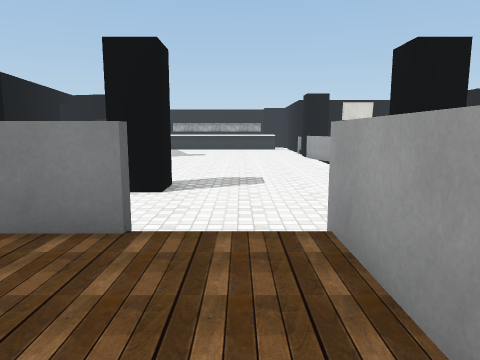
view 1 (above)

22 first-person views from a walk through a 3-D level made in the Unity game engine. The camera is 1.3 m above the floor, tilts 8° down and sees 70° across. The floor is counted in squares, 1 m on a side. Each view is taken from the middle of a square. On the plan, view 1 faces up. The plan holds only what a view shows up to about 15 squares ahead; the rest is blank. The place goes on beyond the plan. The player character is not drawn. Some surface patterns are stand-ins.

view 2
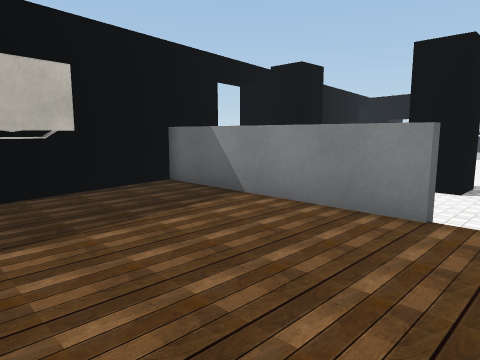

view 3
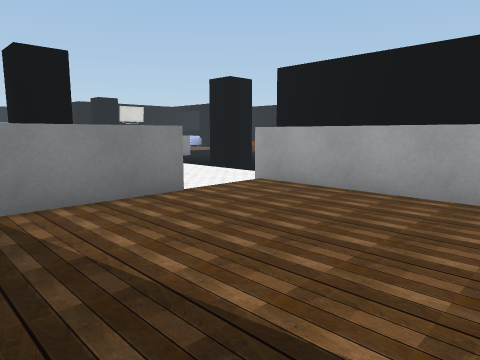

view 4
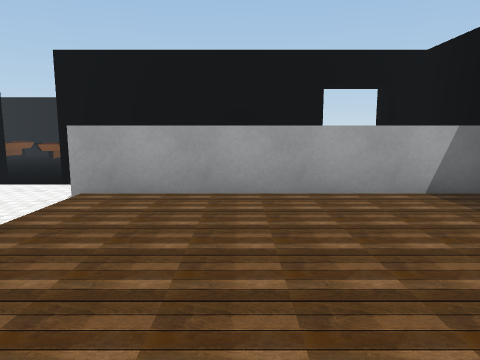

view 5
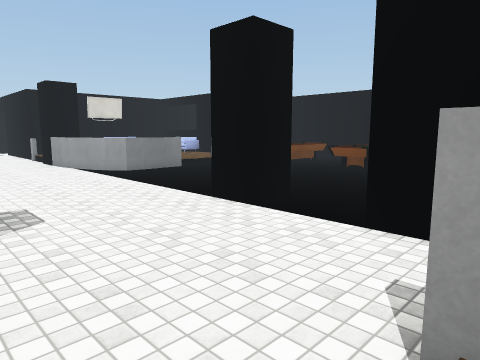

view 6
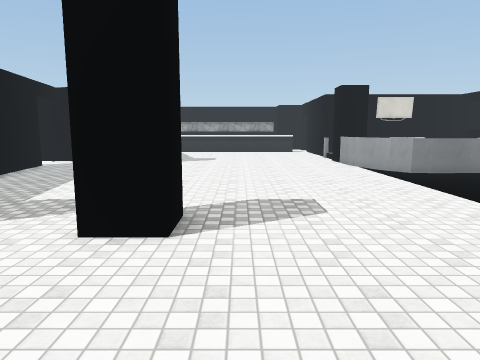

view 7
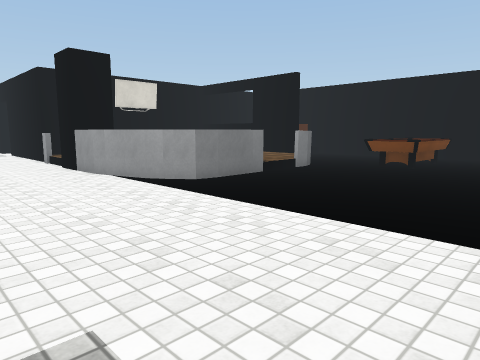

view 8
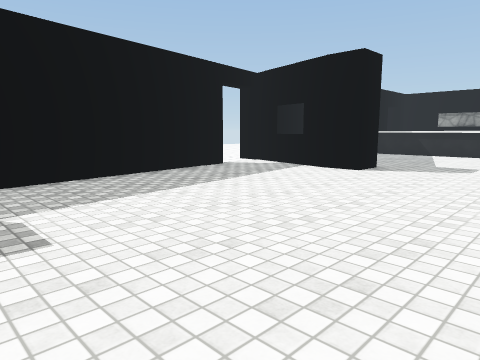

view 9
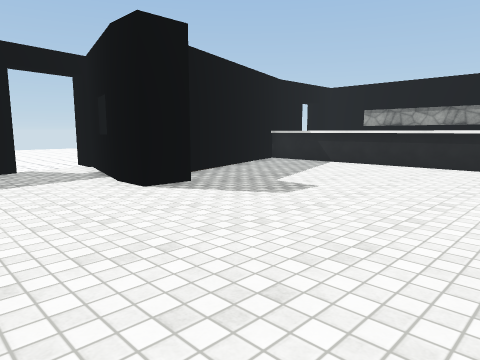

view 10
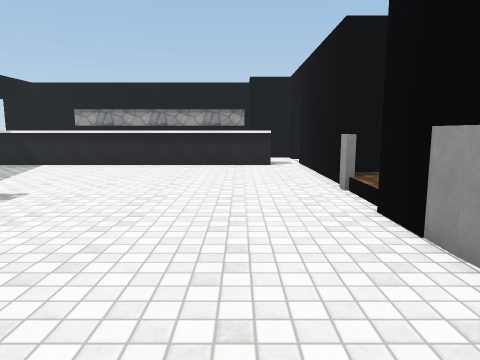

view 11
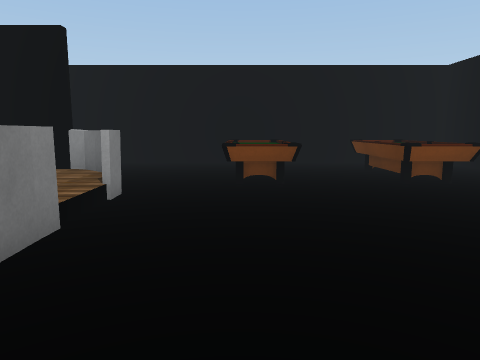

view 12
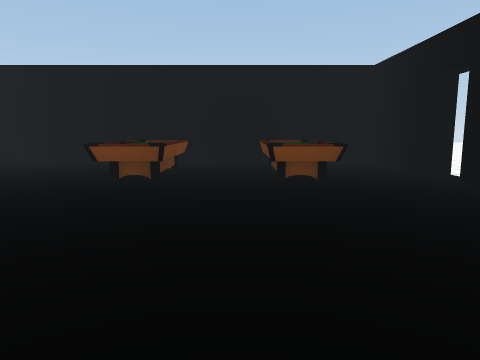

view 13
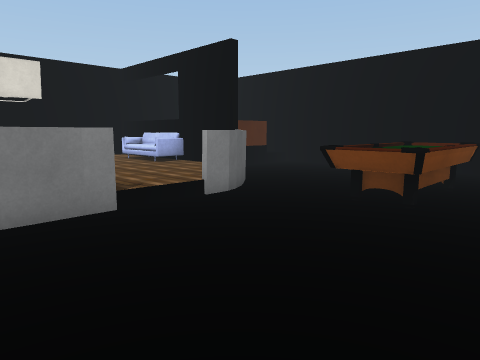

view 14
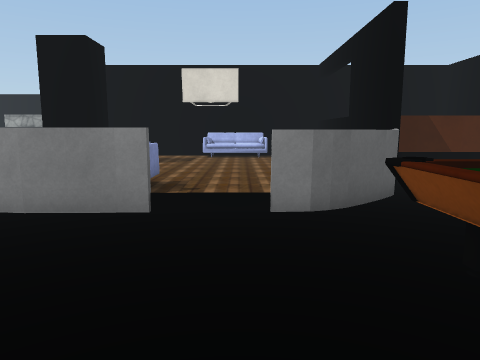

view 15
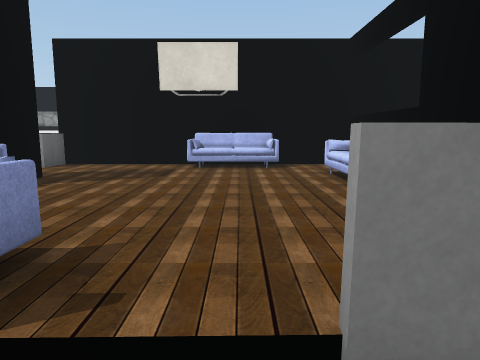

view 16
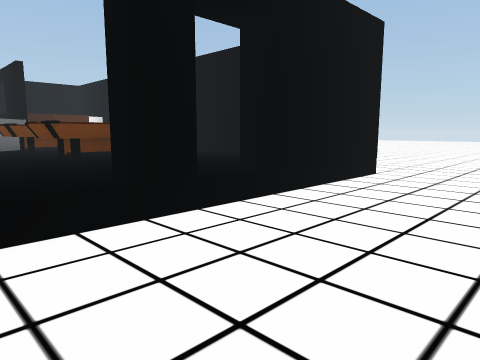

view 17
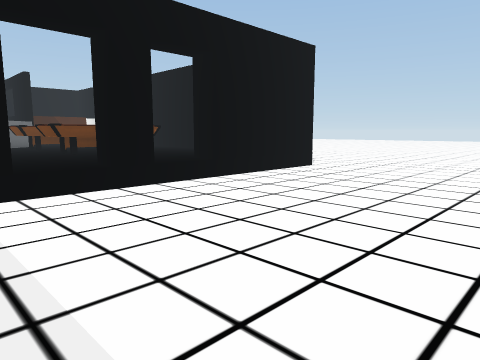

view 18
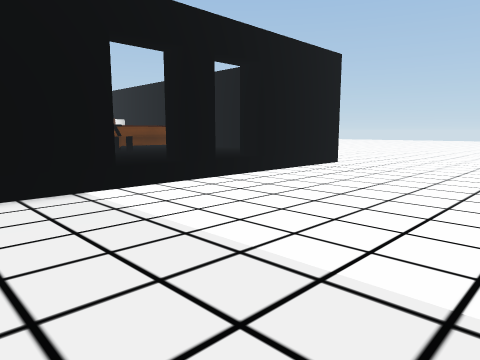

view 19
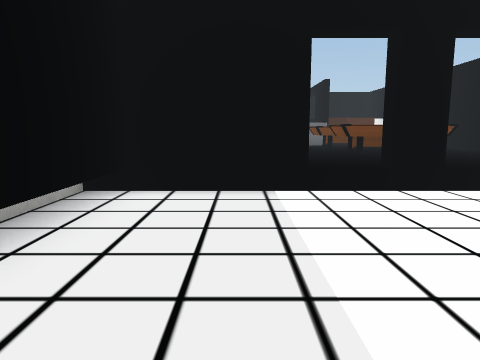

view 20
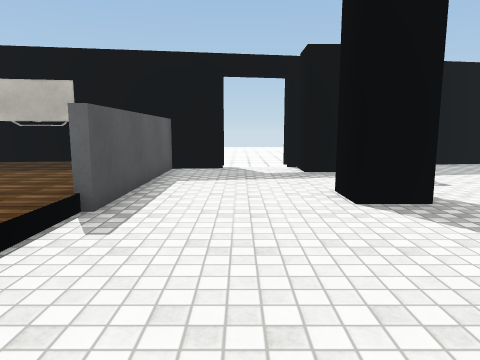

view 21
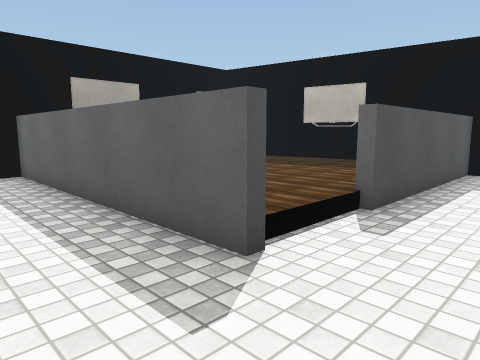

view 22
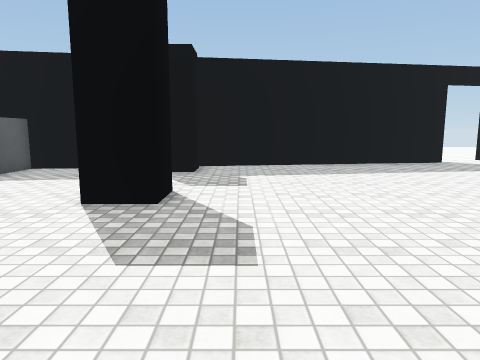

### Floor plan
Key: @ floor where view 1 was taken; # wall or solid block; . main floor; : floor 0.25 m higher than the main floor; - floor 0.5 m lower than the main floor; / step, stairs or slope; = window, fence, low wall or low ledge; ^ raised ledge; T TV; A table; S sofa; O other object.
Columns run from 12 left of view 1 to 21 right of it. Each row starts with its distance up from view 1.
 32      ^^^^^^^^^^^.#
 31      ............#
 30      ............#
 29     #............#
 28     #............#
 27     #............##########
 26     ##..........==:::ST=:#
 25      #...........::::::::#
 24  #    ...........:::::::S/
 23 ###=## #........###::::://
 22  #...###........##O:::::/#OOOO #
 21  #..............#=:::::::#.....#
 20  #...............OO::::::#.....#
 19  ##..............#S S::::=.....#
 18   #..............## /::==#.....#
 17   #............................#
 16   #............................#
 15   #.....................AAAA...#
 14   #.....................AAAA...#
 13   #............................#
 12   ##...........................#
 11    #....................AAAA...#
 10    ###...##......# .....AAAA...#
  9   ####...##......##............#
  8     ...........................#
  7     ...............   .........#
  6    ##............#####..#..#####--
  5     #............#----------------
  4     #######::#...#----------------
  3     #::::::::#.. #----------------
  2     #::::::::#..  ----------------
  1     #T:::::::#..  ----------------
  0     #T::::::@#..  ----------------
 -1     ##:::::::#..   ----------
 -2      #: :::::#.   - ----

Positions as (right, up) in squares from view 1, and headings:
1: (0, 0), facing up
2: (0, -1), facing up-left
3: (-6, -2), facing up-right
4: (-6, 1), facing right
5: (-1, 4), facing up-right
6: (-1, 4), facing up
7: (0, 10), facing up-right
8: (0, 11), facing up-left
9: (2, 18), facing up-left
10: (2, 18), facing up
11: (4, 15), facing right
12: (4, 12), facing right
13: (6, 12), facing up-right
14: (10, 12), facing up
15: (10, 16), facing up
16: (9, 1), facing up-right
17: (8, -2), facing up-right
18: (6, -2), facing up-right
19: (8, -2), facing up
20: (4, 7), facing left
21: (4, 7), facing down-left
22: (4, 12), facing left
